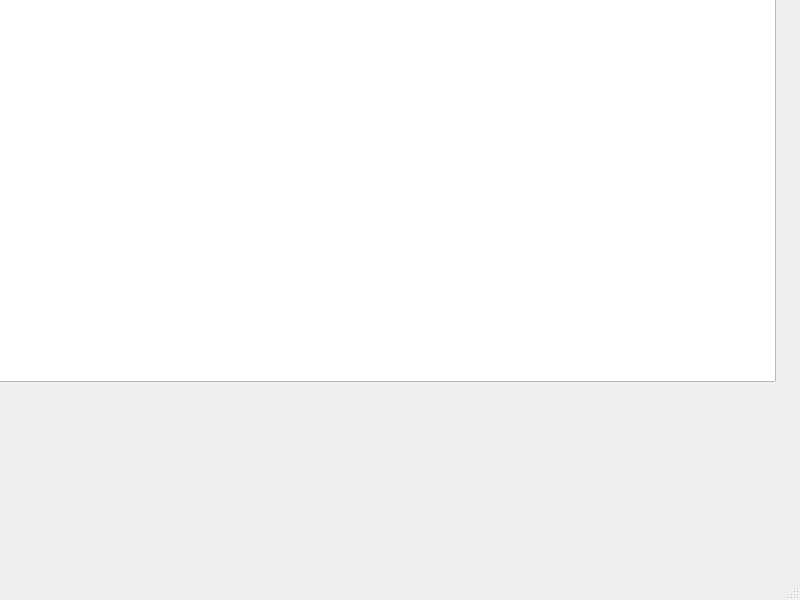
<?xml version="1.0" encoding="UTF-8"?>
<ui version="4.0">
 <class>MainWindow</class>
 <widget class="QMainWindow" name="MainWindow">
  <property name="geometry">
   <rect>
    <x>0</x>
    <y>0</y>
    <width>800</width>
    <height>600</height>
   </rect>
  </property>
  <property name="windowTitle">
   <string>MainWindow</string>
  </property>
  <widget class="QWidget" name="centralwidget">
   <widget class="QGraphicsView" name="graphicsView">
    <property name="geometry">
     <rect>
      <x>-55</x>
      <y>-29</y>
      <width>831</width>
      <height>411</height>
     </rect>
    </property>
   </widget>
  </widget>
  <widget class="QMenuBar" name="menubar">
   <property name="geometry">
    <rect>
     <x>0</x>
     <y>0</y>
     <width>800</width>
     <height>21</height>
    </rect>
   </property>
  </widget>
  <widget class="QStatusBar" name="statusbar"/>
 </widget>
 <resources/>
 <connections/>
</ui>
